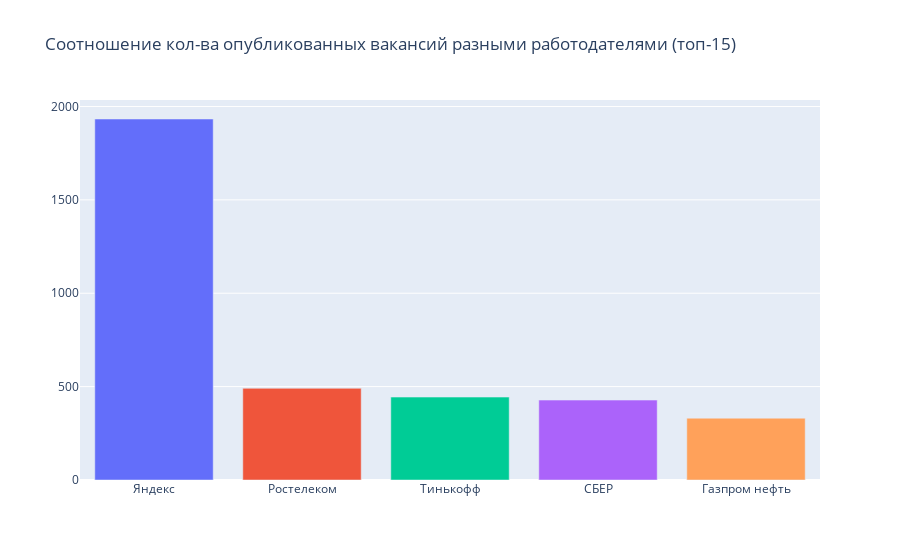

Notebook cell for this chart:
### Code cell
n = 15
query_for_chart_5_1 = f'''SELECT e.name, COUNT(*) AS cnt
                FROM vacancies v
                LEFT JOIN employers e ON v.employer_id = e.id
                GROUP BY e.name
                ORDER BY cnt DESC
                LIMIT {n}
'''

answer_for_chart_5_1 = pd.DataFrame(conn.execute(text(query_5_1)).fetchall())

fig = px.bar(
    y=answer_for_chart_5_1.cnt,
    x=answer_for_chart_5_1.name,
    color=[str(x) for x in range(0, len(answer_for_chart_5_1))],
    title='Соотношение кол-ва опубликованных вакансий разными работодателями (топ-15)',
    labels={'y': 'Количество вакансий от работодателя', 'x': 'Работодатель'}
)

fig.update_layout(
    showlegend=False,
    xaxis=dict(title=''),
    yaxis=dict(title='')
)

fig.show()

### Figure 1 — Plotly figure (JSON) as saved in the notebook; plotly's stock layout.template omitted (floating-point values rounded to 4 significant figures)
{"data": [{"alignmentgroup": "True", "hovertemplate": "color=0<br>Работодатель=%{x}<br>Количество вакансий от работодателя=%{y}<extra></extra>", "legendgroup": "0", "marker": {"color": "#636efa", "pattern": {"shape": ""}}, "name": "0", "offsetgroup": "0", "orientation": "v", "showlegend": true, "textposition": "auto", "type": "bar", "x": ["Яндекс"], "xaxis": "x", "y": [1933], "yaxis": "y"}, {"alignmentgroup": "True", "hovertemplate": "color=1<br>Работодатель=%{x}<br>Количество вакансий от работодателя=%{y}<extra></extra>", "legendgroup": "1", "marker": {"color": "#EF553B", "pattern": {"shape": ""}}, "name": "1", "offsetgroup": "1", "orientation": "v", "showlegend": true, "textposition": "auto", "type": "bar", "x": ["Ростелеком"], "xaxis": "x", "y": [491], "yaxis": "y"}, {"alignmentgroup": "True", "hovertemplate": "color=2<br>Работодатель=%{x}<br>Количество вакансий от работодателя=%{y}<extra></extra>", "legendgroup": "2", "marker": {"color": "#00cc96", "pattern": {"shape": ""}}, "name": "2", "offsetgroup": "2", "orientation": "v", "showlegend": true, "textposition": "auto", "type": "bar", "x": ["Тинькофф"], "xaxis": "x", "y": [444], "yaxis": "y"}, {"alignmentgroup": "True", "hovertemplate": "color=3<br>Работодатель=%{x}<br>Количество вакансий от работодателя=%{y}<extra></extra>", "legendgroup": "3", "marker": {"color": "#ab63fa", "pattern": {"shape": ""}}, "name": "3", "offsetgroup": "3", "orientation": "v", "showlegend": true, "textposition": "auto", "type": "bar", "x": ["СБЕР"], "xaxis": "x", "y": [428], "yaxis": "y"}, {"alignmentgroup": "True", "hovertemplate": "color=4<br>Работодатель=%{x}<br>Количество вакансий от работодателя=%{y}<extra></extra>", "legendgroup": "4", "marker": {"color": "#FFA15A", "pattern": {"shape": ""}}, "name": "4", "offsetgroup": "4", "orientation": "v", "showlegend": true, "textposition": "auto", "type": "bar", "x": ["Газпром нефть"], "xaxis": "x", "y": [331], "yaxis": "y"}], "layout": {"autosize": true, "barmode": "relative", "legend": {"title": {"text": "color"}, "tracegroupgap": 0}, "showlegend": false, "title": {"text": "Соотношение кол-ва опубликованных вакансий разными работодателями (топ-15)"}, "xaxis": {"anchor": "y", "autorange": true, "domain": [0, 1], "range": [-0.5, 4.5], "title": {"text": ""}, "type": "category"}, "yaxis": {"anchor": "x", "autorange": true, "domain": [0, 1], "range": [0, 2035.0], "title": {"text": ""}, "type": "linear"}}}
